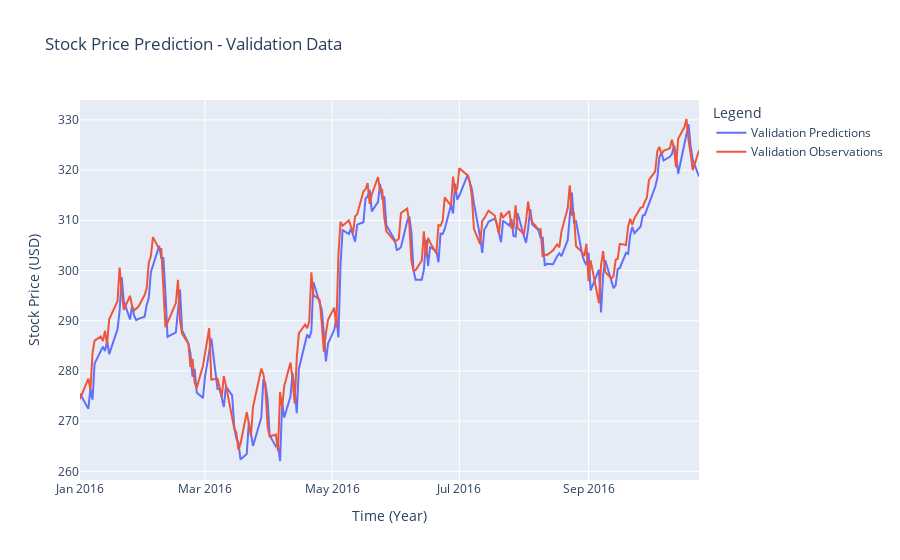

The code cell stored with this chart in its notebook:
### Markdown cell above
## Prediction for validation data

### Code cell
val_predictions = model.predict(X_val).flatten()

# Plotting with Matplotlib

plt.plot(dates_val, val_predictions, color = 'b')
plt.plot(dates_val, y_val, color = 'r')
plt.legend(['Validation Predictions', 'Validation Observations'])
plt.title("Stock Price Prediction - Validation Data")
plt.xlabel("Time (year)")
plt.ylabel("Stock price (USD)")
plt.show()

# Plotting with Plotly

import plotly.graph_objects as go

# Create traces (lines) for the training predictions and training observations
trace1 = go.Scatter(x=dates_train, y=val_predictions, mode='lines', name='Validation Predictions')
trace2 = go.Scatter(x=dates_train, y=y_val, mode='lines', name='Validation Observations')

# Create a figure and add traces
fig = go.Figure()
fig.add_trace(trace1)
fig.add_trace(trace2)

# Update layout with titles and axis labels
fig.update_layout(title='Stock Price Prediction - Validation Data',
                  xaxis_title='Time (Year)',
                  yaxis_title='Stock Price (USD)',
                  legend_title='Legend')

# Show plot
fig.show()

### Figure 1 — Plotly figure (JSON) as saved in the notebook; plotly's stock layout.template omitted (floating-point values rounded to 4 significant figures; data arrays with more than 128 entries replaced by an {"elided": "..."} marker saying what was removed)
{"data": [{"mode": "lines", "name": "Validation Predictions", "type": "scatter", "x": {"elided": "1643 str values"}, "y": {"elided": "205 float values"}}, {"mode": "lines", "name": "Validation Observations", "type": "scatter", "x": {"elided": "1643 str values"}, "y": {"elided": "205 float values"}}], "layout": {"legend": {"title": {"text": "Legend"}}, "title": {"text": "Stock Price Prediction - Validation Data"}, "xaxis": {"title": {"text": "Time (Year)"}}, "yaxis": {"title": {"text": "Stock Price (USD)"}}}}
